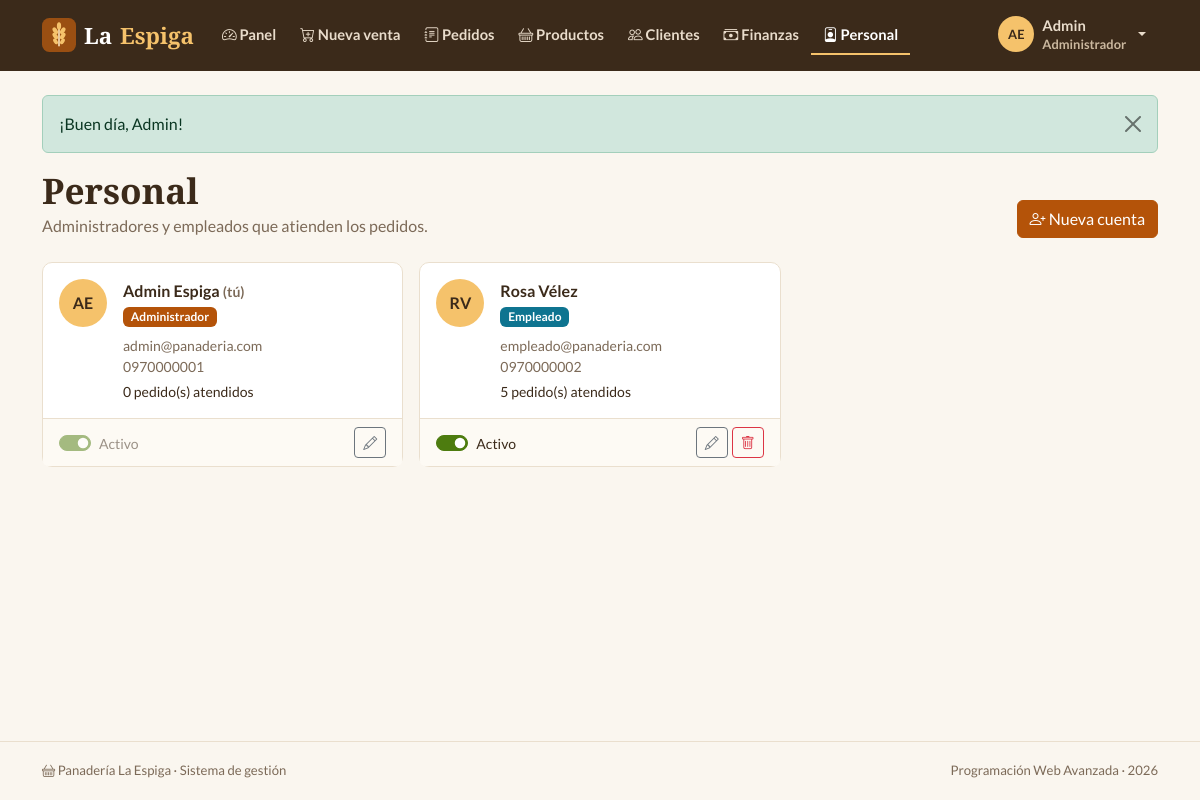
Screenshot of /index.php?r=personal/index (signed in) with the database file from the repository.
### tables this page shows
CREATE TABLE usuarios (
  id         INT AUTO_INCREMENT PRIMARY KEY,
  nombre     VARCHAR(50)  NOT NULL,
  apellido   VARCHAR(50)  NOT NULL DEFAULT '',
  correo     VARCHAR(100) NOT NULL UNIQUE,
  contrasena VARCHAR(255) NOT NULL,
  id_rol     INT          NOT NULL,
  telefono   VARCHAR(15)  NULL,
  activo     TINYINT(1)   NOT NULL DEFAULT 1,
  creado_en  DATETIME     NOT NULL DEFAULT CURRENT_TIMESTAMP,
  CONSTRAINT fk_usuarios_roles FOREIGN KEY (id_rol) REFERENCES roles(id)
);

CREATE TABLE roles (
  id     INT AUTO_INCREMENT PRIMARY KEY,
  nombre VARCHAR(20) NOT NULL UNIQUE
);

### controllers/PersonalController.php (called while the page is built, shortened)
<?php
class PersonalController extends Controller
{
    public function index(): void
    {
        $this->view('personal/index', [
            'titulo'   => 'Personal',
            'personal' => Usuario::personal(),
        ]);
    }
}

### core/Router.php (called while the page is built, shortened)
<?php
class Router
{
    public static function dispatch(string $ruta): void
    {
        if (!preg_match('#^([a-z]+)/([a-z]+)$#', $ruta, $m)) {
            self::noEncontrado();
        }
        [, $nombre, $accion] = $m;
        (new $clase())->$accion();
    }
}

### index.php (called while the page is built, shortened)
<?php
require __DIR__ . '/core/helpers.php';
require __DIR__ . '/core/Database.php';
require __DIR__ . '/core/Auth.php';
require __DIR__ . '/core/Model.php';
require __DIR__ . '/core/Router.php';
Router::dispatch(is_string($_GET['r'] ?? null) ? $_GET['r'] : '');

### core/helpers.php (called while the page is built, shortened)
<?php
function e($valor): string
{
    return htmlspecialchars((string) ($valor ?? ''), ENT_QUOTES, 'UTF-8');
}
function url(string $ruta = 'inicio/index', array $params = []): string
{
    $params = array_merge(['r' => $ruta], $params);
    return 'index.php?' . http_build_query($params);
}
function asset(string $ruta): string
{
    $archivo = __DIR__ . '/../assets/' . $ruta;
    $version = is_file($archivo) ? filemtime($archivo) : 1;
    return 'assets/' . $ruta . '?v=' . $version;
}
function flash(?string $tipo = null, ?string $mensaje = null): array
{
    $mensajes = $_SESSION['flash'] ?? [];
    return $mensajes;
}
function iniciales(string $nombre, string $apellido = ''): string
{
    return mb_strtoupper(mb_substr($nombre, 0, 1) . mb_substr($apellido, 0, 1));
}

### core/Auth.php (called while the page is built, shortened)
<?php
class Auth
{
    public static function user(): ?array
    {
        return $_SESSION['usuario'] ?? null;
    }
    public static function id(): ?int
    {
        return $_SESSION['usuario']['id'] ?? null;
    }
}

### core/Database.php (called while the page is built, shortened)
<?php
class Database
{
    private static ?PDO $pdo = null;
    public static function get(): PDO
    {
        if (self::$pdo === null) {
            $dsn = 'mysql:host=' . DB_HOST . ';port=' . DB_PORT
                 . ';dbname=' . DB_NAME . ';charset=utf8mb4';
            try {
                self::$pdo = new PDO($dsn, DB_USER, DB_PASS, [
                    PDO::ATTR_ERRMODE            => PDO::ERRMODE_EXCEPTION,
                    PDO::ATTR_DEFAULT_FETCH_MODE => PDO::FETCH_ASSOC,
                    PDO::ATTR_EMULATE_PREPARES   => false,
                ]);
                self::$pdo->exec("SET time_zone = '" . date('P') . "'");
            } catch (PDOException $e) {
                http_response_code(500);
                $detalle = DEBUG ? '<br><small>' . htmlspecialchars($e->getMessage()) . '</small>' : '';
                exit('<h3 style="font-family:sans-serif">No se pudo conectar a la base de datos.'
                    . ' Revise config/config.php e importe panaderia.sql.' . $detalle . '</h3>');
            }
        }
        return self::$pdo;
    }
}

### core/Model.php (called while the page is built, shortened)
<?php
abstract class Model
{
    protected static function db(): PDO
    {
        return Database::get();
    }
    protected static function query(string $sql, array $params = []): PDOStatement
    {
        $st = self::db()->prepare($sql);
        $st->execute($params);
        return $st;
    }
}

### models/Usuario.php (called while the page is built, shortened)
<?php
class Usuario extends Model
{
    public static function personal(): array
    {
        $sql = 'SELECT u.*, r.nombre AS rol,
                       (SELECT COUNT(*) FROM pedidos p WHERE p.id_empleado = u.id) AS pedidos_atendidos
                  FROM usuarios u JOIN roles r ON r.id = u.id_rol
                 ORDER BY u.id_rol, u.nombre';
        return self::query($sql)->fetchAll();
    }
}

### views/personal/index.php (the view, shortened to what this page needs)
<div class="pe-encabezado">
  <div>
    <h1 class="pe-titulo">Personal</h1>
    <p class="text-body-secondary mb-0">Administradores y empleados que atienden los pedidos.</p>
  </div>
  <button class="btn btn-primary" data-bs-toggle="modal" data-bs-target="#modalPersonal"><i class="bi bi-person-plus"></i> Nueva cuenta</button>
</div>
<div class="row g-3">
  <?php foreach ($personal as $u):
      $esYo = (int) $u['id'] === Auth::id();
      $json = json_encode(array_intersect_key($u, array_flip(['id', 'nombre', 'apellido', 'correo', 'telefono', 'id_rol'])));
  ?>
    <div class="col-md-6 col-xl-4">
      <div class="card pe-card h-100 <?= $u['activo'] ? '' : 'opacity-50' ?>">
        <div class="card-body d-flex gap-3">
          <span class="pe-avatar pe-avatar-lg"><?= e(iniciales($u['nombre'], $u['apellido'])) ?></span>
          <div class="flex-grow-1">
            <div class="fw-bold"><?= e($u['nombre'] . ' ' . $u['apellido']) ?><?= $esYo ? ' <small class="text-body-secondary">(tú)</small>' : '' ?></div>
            <span class="badge <?= (int) $u['id_rol'] === Auth::ADMIN ? 'text-bg-primary' : 'text-bg-info' ?>"><?= e($u['rol']) ?></span>
            <div class="small text-body-secondary mt-2"><?= e($u['correo']) ?><br><?= e($u['telefono']) ?></div>
            <div class="small mt-1"><?= (int) $u['pedidos_atendidos'] ?> pedido(s) atendidos</div>
          </div>
        </div>
        <div class="card-footer d-flex justify-content-between align-items-center">
          <div class="form-check form-switch m-0">
            <input class="form-check-input" type="checkbox" role="switch" id="act<?= (int) $u['id'] ?>"
                   data-interruptor="<?= e(url('personal/estado')) ?>" data-id="<?= (int) $u['id'] ?>" <?= $u['activo'] ? 'checked' : '' ?> <?= $esYo ? 'disabled' : '' ?>>
            <label class="form-check-label small" for="act<?= (int) $u['id'] ?>">Activo</label>
          </div>
          <div class="d-flex gap-1">
            <button class="btn btn-sm btn-outline-secondary" data-bs-toggle="modal" data-bs-target="#modalPersonal" data-editar='<?= e($json) ?>' aria-label="Editar"><i class="bi bi-pencil"></i></button>
            <?php if (!$esYo): ?>
              <form method="post" action="<?= url('personal/eliminar') ?>" data-confirmar="¿Eliminar la cuenta de <?= e($u['nombre']) ?>?">
                <button class="btn btn-sm btn-outline-danger" aria-label="Eliminar"><i class="bi bi-trash"></i></button>
              </form>
            <?php endif; ?>
          </div>
        </div>
      </div>
    </div>
  <?php endforeach; ?>
</div>

### views/layout/header.php (shortened to what this page needs)
<?php
$rutaActual = is_string($_GET['r'] ?? null) ? $_GET['r'] : '';
$usuario = Auth::user();
$activo = function (string $ruta) use ($rutaActual): string {
    if ($ruta === 'pedidos/nuevo') return $rutaActual === 'pedidos/nuevo' ? 'active' : '';
    $modulo = explode('/', $ruta)[0];
    return str_starts_with($rutaActual, $modulo . '/') && $rutaActual !== 'pedidos/nuevo' ? 'active' : '';
};
$menu = [
    ['inicio/index', 'speedometer2', 'Panel'],
    ['pedidos/nuevo', 'cart-plus', 'Nueva venta'],
    ['pedidos/index', 'journal-text', 'Pedidos'],
];
if (Auth::es(Auth::ADMIN)) $menu[] = ['productos/index', 'basket', 'Productos'];
$menu[] = ['clientes/index', 'people', 'Clientes'];
if (Auth::es(Auth::ADMIN)) {
    $menu[] = ['finanzas/index', 'cash-stack', 'Finanzas'];
    $menu[] = ['personal/index', 'person-badge', 'Personal'];
}
?>
<!doctype html>
<html lang="es">
<head>
  <link rel="stylesheet" href="https://cdn.jsdelivr.net/npm/bootstrap@5.3.3/dist/css/bootstrap.min.css">
  <link rel="stylesheet" href="https://cdn.jsdelivr.net/npm/bootstrap-icons@1.11.3/font/bootstrap-icons.min.css">
  <link rel="stylesheet" href="<?= asset('css/styles.css') ?>">
</head>
<body>
<?php if ($usuario): ?>
<nav class="navbar navbar-expand-xl pe-navbar sticky-top">
  <div class="container">
    <a class="navbar-brand pe-marca" href="<?= url('inicio/index') ?>">
      <img src="<?= asset('img/logo.svg') ?>" alt="" width="34" height="34"> La <span>Espiga</span>
    </a>
    <div class="collapse navbar-collapse" id="menuPrincipal">
      <ul class="navbar-nav me-auto mb-2 mb-xl-0">
        <?php foreach ($menu as [$ruta, $icono, $texto]): ?>
          <li class="nav-item">
            <a class="nav-link <?= $activo($ruta) ?>" href="<?= url($ruta) ?>"><i class="bi bi-<?= $icono ?>"></i> <?= $texto ?></a>
          </li>
        <?php endforeach; ?>
      </ul>
      <div class="dropdown">
        <button class="btn btn-link nav-link dropdown-toggle d-flex align-items-center gap-2" data-bs-toggle="dropdown" aria-expanded="false">
          <span class="pe-avatar"><?= e(iniciales($usuario['nombre'], $usuario['apellido'])) ?></span>
          <span class="text-start lh-sm">
            <span class="d-block fw-bold"><?= e($usuario['nombre']) ?></span>
            <small class="text-body-secondary"><?= e($usuario['rol']) ?></small>
          </span>
        </button>
      </div>
    </div>
  </div>
</nav>
<?php endif; ?>
<main class="container py-4 pe-main">
  <?php foreach (flash() as $f): ?>
    <div class="alert alert-<?= e($f['tipo']) ?> alert-dismissible fade show pe-flash" role="alert">
      <?= e($f['mensaje']) ?>
      <button type="button" class="btn-close" data-bs-dismiss="alert" aria-label="Cerrar"></button>
    </div>
  <?php endforeach; ?>

### assets/css/styles.css (style rules this page uses)
:root { --pe-harina: #faf6ef; --pe-blanco: #ffffff; --pe-caramelo: #b45309; --pe-caramelo-h:#92400e; --pe-miel: #fef3c7; --pe-trigo: #f3e6d3; --pe-cafe: #3b2a1a; --pe-suave: #7c6a58; --pe-borde: #eadfce; --pe-oliva: #4d7c0f; --pe-radio: 10px; }
body { --bs-body-bg: var(--pe-harina); --bs-body-color: var(--pe-cafe); --bs-body-font-family: 'Lato', system-ui, sans-serif; --bs-secondary-color: var(--pe-suave); --bs-border-color: var(--pe-borde); --bs-primary: var(--pe-caramelo); --bs-primary-rgb: 180, 83, 9; --bs-link-color-rgb: 146, 64, 14; --bs-link-hover-color-rgb: 120, 53, 15; }
.btn-primary { --bs-btn-bg: var(--pe-caramelo); --bs-btn-border-color: var(--pe-caramelo); --bs-btn-hover-bg: var(--pe-caramelo-h); --bs-btn-hover-border-color: var(--pe-caramelo-h); --bs-btn-active-bg: #78350f; --bs-btn-disabled-bg: #d9a979; --bs-btn-disabled-border-color: #d9a979; }
.text-bg-primary { background-color: var(--pe-caramelo) !important; }
.text-bg-info { background-color: #0e7490 !important; color: #fff !important; }
.form-check-input:checked { background-color: var(--pe-oliva); border-color: var(--pe-oliva); }
body { min-height: 100vh; display: flex; flex-direction: column; }
.pe-main { flex: 1; }
.pe-titulo, .pe-marca, .pe-stat-valor, .pe-total { font-family: 'Playfair Display', Georgia, serif; font-weight: 700; }
.pe-titulo { font-size: clamp(1.7rem, 3.5vw, 2.2rem); margin-bottom: .2rem; color: var(--pe-cafe); }
.pe-titulo span, .pe-marca span { color: var(--pe-caramelo); }
.pe-encabezado { display: flex; flex-wrap: wrap; justify-content: space-between; align-items: flex-end; gap: 1rem; margin-bottom: 1.5rem; }
.pe-navbar { background: var(--pe-cafe); }
.pe-marca { display: flex; align-items: center; gap: .5rem; font-size: 1.4rem; color: #fff; }
.pe-marca span { color: #f5c26b; }
.pe-navbar .nav-link { color: #e9dccb; font-weight: 700; font-size: .92rem; padding: .5rem .75rem !important; border-bottom: 2px solid transparent; }
.pe-navbar .nav-link.active { color: #fff; border-bottom-color: #f5c26b; }
.pe-navbar .text-body-secondary { color: #cbb89f !important; }
.pe-avatar { width: 36px; height: 36px; border-radius: 50%; background: #f5c26b; color: var(--pe-cafe); font-weight: 700; font-size: .8rem; display: inline-flex; align-items: center; justify-content: center; flex-shrink: 0; }
.pe-avatar-lg { width: 48px; height: 48px; font-size: 1rem; }
.pe-card { background: var(--pe-blanco); border: 1px solid var(--pe-borde); border-radius: var(--pe-radio); }
.pe-card > .card-header, .pe-card > .card-footer { background: #fdfaf4; border-color: var(--pe-borde); }
.pe-main > * { animation: aparecer .3s ease both; }

### rows the page displays
usuarios: iniciales($usuario['nombre'], $usuario['apellido']) "AE", nombre "Admin", iniciales($u['nombre'], $u['apellido']) "AE", nombre+apellido "Admin Espiga", shows "(tú)", id_rol.nombre "Administrador", correo "admin@panaderia.com", telefono "0970000001", pedidos_atendidos "0", activo "☑"
roles: nombre "Administrador"
usuarios: iniciales($u['nombre'], $u['apellido']) "RV", nombre+apellido "Rosa Vélez", id_rol.nombre "Empleado", correo "empleado@panaderia.com", telefono "0970000002", pedidos_atendidos "5", activo "☑"

### other values shown
$texto "Panel"
$texto "Nueva venta"
$texto "Pedidos"
$texto "Productos"
$texto "Clientes"
$texto "Finanzas"
$texto "Personal"
$f['mensaje'] "¡Buen día, Admin!"
